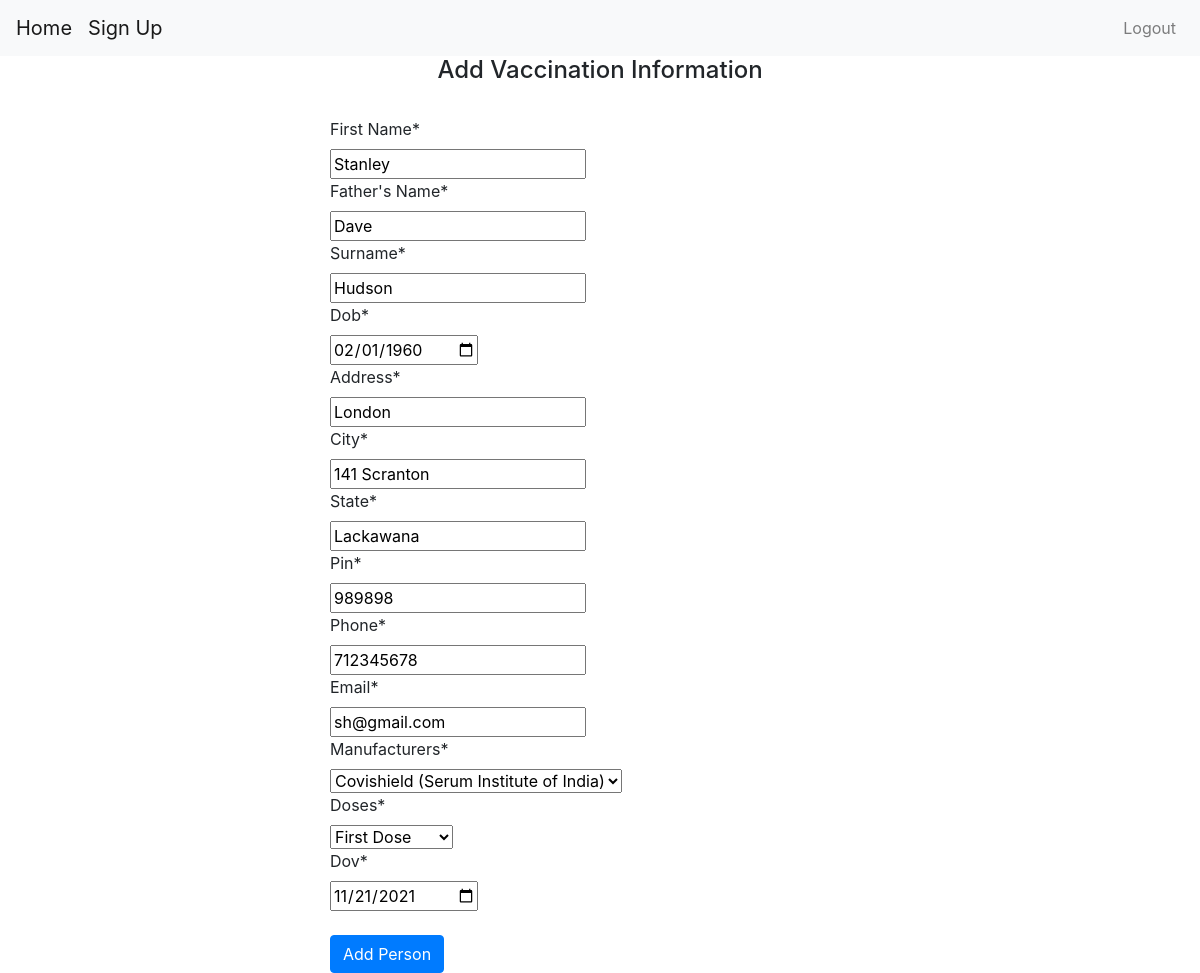
The page /update-details/5/ (signed in) on the database its author committed.
### portal/models.py (models this page shows, shortened)
class Person(models.Model):
    manufacturers = [
        ('Covaxin', 'Covaxin (Bharat Biotech)'),
        ('Covishield', 'Covishield (Serum Institute of India)'),
        ('Sputnik', 'Sputnik V'),
    ]
    doses = [
        ('1st', 'First Dose'),
        ('2nd', 'Second Dose'),
    ]
    name = models.CharField(max_length=500, verbose_name='First Name')
    fname = models.CharField(max_length=500, verbose_name="Father's Name")
    lname = models.CharField(max_length=500, verbose_name="Surname")
    dob = models.DateField(auto_now_add=False, verbose_name='Date of Birth')
    address = models.CharField(max_length=500)
    city = models.CharField(max_length=50)
    state = models.CharField(max_length=50)
    pin = models.IntegerField()
    phone = models.IntegerField()
    email = models.EmailField(max_length=254)
    manufacturers = models.CharField(max_length=50, choices=manufacturers)
    doses = models.CharField(max_length=50, choices=doses)
    dov = models.DateField(auto_now_add=False, verbose_name='Date of Vaccination')

### portal/views.py (the view)
# urls.py: path('update-details/<str:pk>/', views.update_view, name='update-details'),
def update_view(request, pk):
    context = {}
    obj = get_object_or_404(Person, id=pk)
    form = PersonForm(request.POST or None, instance=obj)
    if form.is_valid():
        form.save()
        messages.success(request, 'Vaccination details of a {} updated successfully.'.format(str(obj)))
        return redirect('dashboard')
    context['person_object'] = form
    return render(request, 'add-vaccine-details.html', context)

### portal/forms.py
class PersonForm(forms.ModelForm):
    dob = fields.DateField(widget=forms.widgets.DateInput(attrs={'type': 'date'}))
    dov = fields.DateField(widget=forms.widgets.DateInput(attrs={'type': 'date'}))
    class Meta:
        model = Person
        fields = '__all__'

### portal/templates/add-vaccine-details.html (shortened to what this page needs)
{% extends 'base.html' %}
{% block content %}
    {% if user.is_authenticated %}
      {% load crispy_forms_tags %}
        <div class="col-lg-12 student">
        <div class="container">
        <div class="row">
        <div class="col-lg-12 text-center">
        <h4>Add Vaccination Information</h4> <br>
        </div>
        <div class="col-lg-6 mx-auto forms">
        <form action="." method="post">
        {{person_object|crispy}}
        <br>
        <button class="btn btn-primary" type="submit">Add Person</button>
        </form>
        </div>
        </div>
        </div>
        </div>
    {% else %}
            <a class="btn btn-primary btn-lg" href="{% url 'login' %}" role="button">Log In</a>
            <p>You are not logged in</p>
            <a href="{% url 'login' %}">Log In</a>
    {% endif %}
{% endblock %}

### portal/static/css/styles.css (style rules this page uses)
body { margin: 0; }

### rows shown on the page
Person: name "Stanley", fname "Dave", lname "Hudson", dob "02/01/1960", address "London", city "141 Scranton", state "Lackawana", pin "989898", phone "712345678", email "sh@gmail.com", manufacturers "Covishield (Serum Institute of India)", doses "First Dose", dov "11/21/2021"
